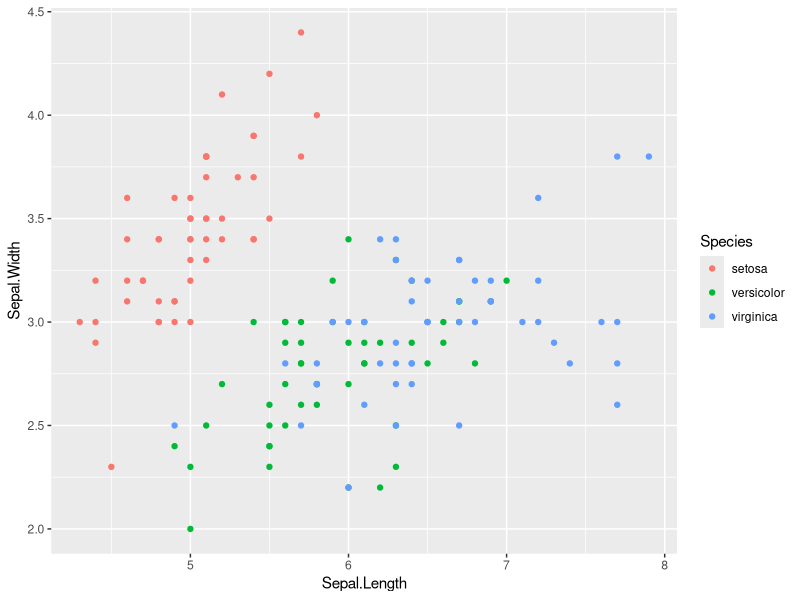

Reproduce this figure in R.
## ---- chunk 1
library(tidyverse, quietly = TRUE)
iris %>% 
  ggplot(aes(x=Sepal.Length
             ,y=Sepal.Width
             ,color=Species)) + 
  geom_point()


